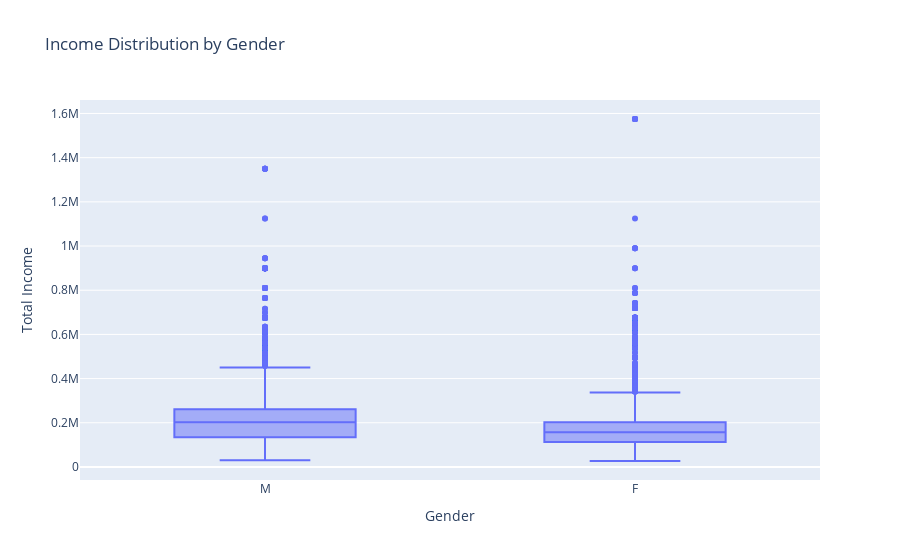

The cell this chart's notebook holds for it:
### Code cell
import plotly.express as px

fig = px.box(agg_df, x="CODE_GENDER", y="AMT_INCOME_TOTAL", 
             title="Income Distribution by Gender", 
             labels={"CODE_GENDER": "Gender", "AMT_INCOME_TOTAL": "Total Income"})
fig.show()

### Figure 1 — Plotly figure (JSON) as saved in the notebook; plotly's stock layout.template omitted (floating-point values rounded to 4 significant figures; data arrays with more than 128 entries replaced by an {"elided": "..."} marker saying what was removed)
{"data": [{"alignmentgroup": "True", "hovertemplate": "Gender=%{x}<br>Total Income=%{y}<extra></extra>", "legendgroup": "", "marker": {"color": "#636efa"}, "name": "", "notched": false, "offsetgroup": "", "orientation": "v", "showlegend": false, "type": "box", "x": {"elided": "36457 str values"}, "x0": " ", "xaxis": "x", "y": {"elided": "36457 float values"}, "y0": " ", "yaxis": "y"}], "layout": {"boxmode": "group", "legend": {"tracegroupgap": 0}, "title": {"text": "Income Distribution by Gender"}, "xaxis": {"anchor": "y", "domain": [0, 1], "title": {"text": "Gender"}}, "yaxis": {"anchor": "x", "domain": [0, 1], "title": {"text": "Total Income"}}}}
